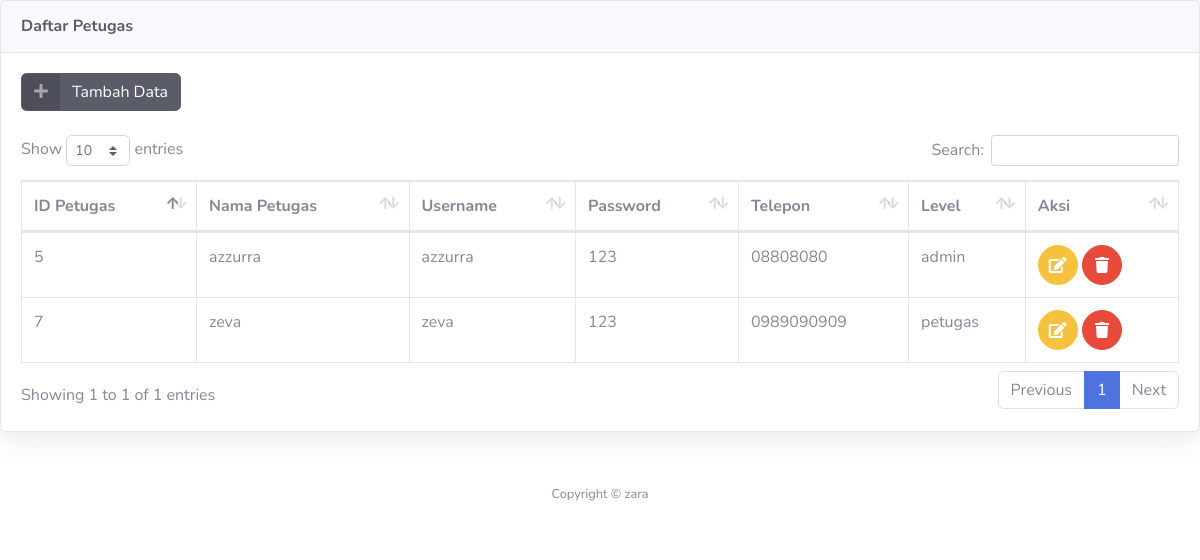
The page /pengaduanmasyarakat/admin/lihat_petugas.php on the database its author committed.
### tables this page shows
CREATE TABLE `petugas` (
  `id_petugas` int(11) NOT NULL,
  `nama_petugas` varchar(35) NOT NULL,
  `username` varchar(25) NOT NULL,
  `password` varchar(32) NOT NULL,
  `telp` varchar(13) NOT NULL,
  `level` enum('admin','petugas','','') NOT NULL
);

### pengaduanmasyarakat/admin/lihat_petugas.php (the view, shortened to what this page needs)
<!DOCTYPE html>
<html lang="en">
<head>
  <link href="../vendor/fontawesome-free/css/all.min.css" rel="stylesheet" type="text/css">
  <link href="../css/sb-admin-2.min.css" rel="stylesheet">
  <link href="../vendor/datatables/dataTables.bootstrap4.min.css" rel="stylesheet">
</head>
<body id="page-top">
          <div class="card shadow mb-4">
            <div class="card-header py-3">
              <h6 class="m-0 font-weight-bold text-dark">Daftar Petugas</h6>
            </div>
            <div class="card-body">
              <a href="admin.php?url=tambah_petugas" class="btn btn-dark btn-icon-split">
                <span class="icon text-white-50">
                  <i class="fas fa-plus"></i>
                </span>
                <span class="text">Tambah Data</span>
              </a><br> <br>
              <div class="table-responsive">
                <table class="table table-bordered" id="dataTable" width="100%" cellspacing="0">
                  <thead>
                    <tr>
                      <th>ID Petugas</th>
                      <th>Nama Petugas</th>
                      <th>Username</th>
                      <th>Password</th>
                      <th>Telepon</th>
                      <th>Level</th>
                      <th>Aksi</th>
                    </tr>
                  </thead>
                  <?php
                  require '../koneksi.php';
                  $sql=mysqli_query($conn,"select * from petugas");
                  while ($data=mysqli_fetch_array($sql)) {
                  ?>
                  <tbody>
                    <tr>
                      <td><?php echo $data['id_petugas']; ?></td>
                      <td><?php echo $data['nama_petugas']; ?></td>
                      <td><?php echo $data['username']; ?></td>
                      <td><?php echo $data['password']; ?></td>
                      <td><?php echo $data['telp']; ?></td>
                      <td><?php echo $data['level']; ?></td>
                      <td>
                        <a href="admin.php?url=edit_petugas&id=<?php echo $data['id_petugas']; ?>" class="btn btn-warning btn-circle ">
                          <i class="fa fa-edit"></i>
                        </a>
                        <a href="delete_petugas.php?id=<?php echo $data['id_petugas']; ?>" class="btn btn-danger btn-circle " onclick="return confirm('Apakah yakin?')">
                          <i class="fa fa-trash"></i>
                        </a>
                      </td>
                    </tr>
                  </tbody>
                <?php } ?>
                </table>
              </div>
            </div>
          </div>
      <footer class="sticky-footer bg-white">
        <div class="container my-auto">
          <div class="copyright text-center my-auto">
            <span>Copyright &copy; zara</span>
          </div>
        </div>
      </footer>
</body>
</html>

### rows shown on the page
petugas: id_petugas "5", nama_petugas "azzurra", username "azzurra", password "123", telp "08808080", level "admin"
petugas: id_petugas "7", nama_petugas "zeva", username "zeva", password "123", telp "0989090909", level "petugas"
